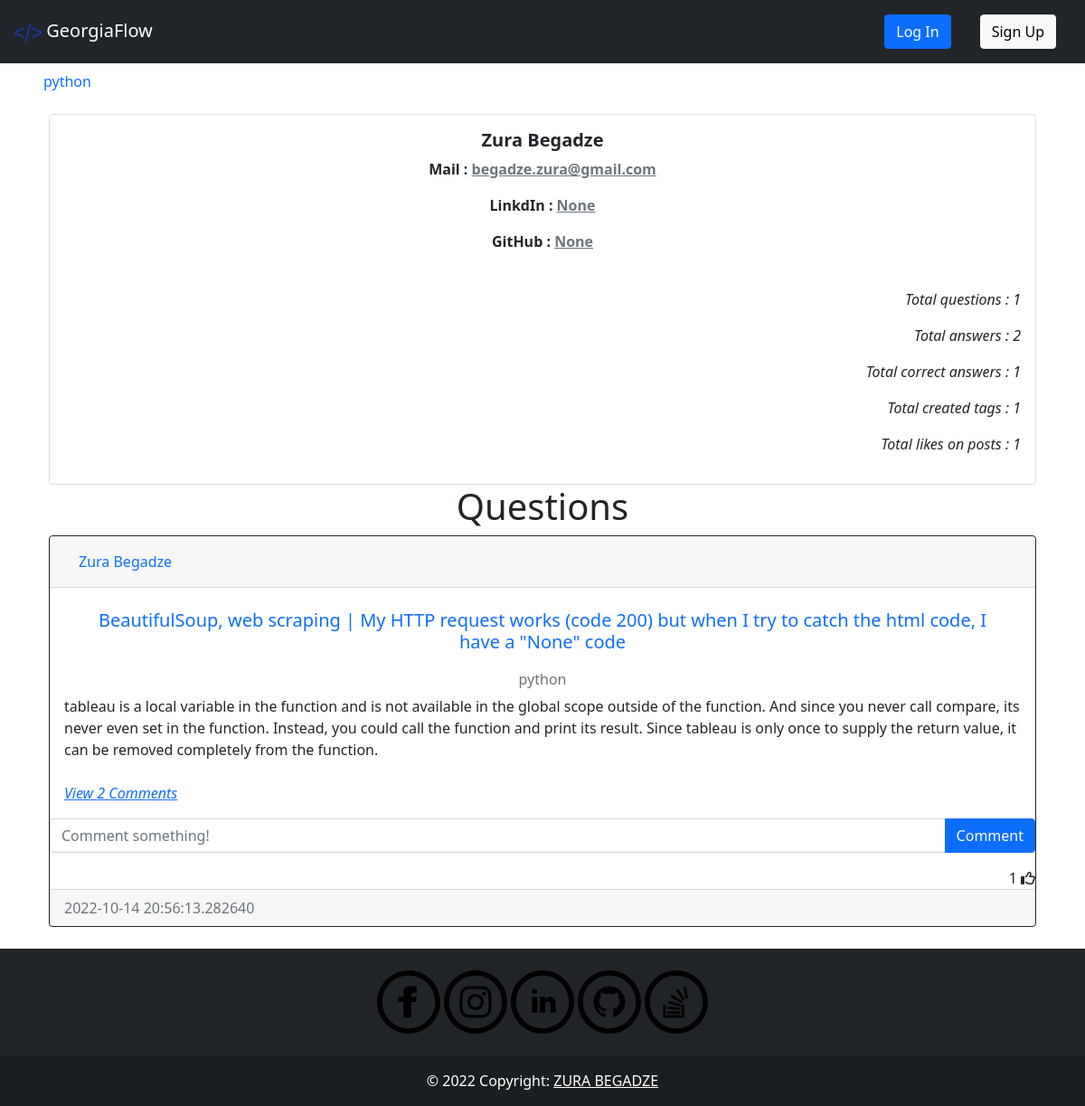
Page /user/1 on the committed database.
### question/models.py (models this page shows, shortened)
class Tag(db.Model):
    __tablename__='tag'
    id =db.Column(db.Integer, primary_key=True)
    name = db.Column(db.String(40), nullable = False, unique=True, index=True)
    date_created = db.Column(db.DateTime, default = datetime.utcnow())
    author = db.Column(db.Integer, db.ForeignKey('user.id', ondelete="CASCADE"), nullable=False)

class Post(db.Model):
    __tablename__='post'
    id = db.Column(db.Integer, primary_key=True)
    heading = db.Column(db.String(500), nullable = False, index=True, unique=True)
    text = db.Column(db.Text, nullable=False)
    date_created = db.Column(db.DateTime, default = datetime.utcnow())
    tags = db.Column(db.String, db.ForeignKey('tag.name', ondelete="CASCADE"), unique=False, nullable=False)
    author = db.Column(db.Integer, db.ForeignKey('user.id', ondelete="CASCADE"), nullable=False)
    comments = db.relationship('Comment', backref='post', passive_deletes=True)
    likes = db.relationship('Like', backref='post', passive_deletes=True)
    corrects = db.relationship('Correct', backref='post', passive_deletes=True)

### auth/models.py (models this page shows, shortened)
class User(db.Model, UserMixin):
    __tablename__ = 'user'
    id = db.Column(db.Integer, primary_key=True)
    fullname = db.Column(db.String(200), nullable = False, index=True)
    email = db.Column(db.String(100), nullable = False, unique = True, index=True)
    linkedin = db.Column(db.String(50),  nullable = False)
    github = db.Column(db.String(45),  nullable = False)
    date_created = db.Column(db.DateTime, default = datetime.utcnow())
    password_hash = db.Column(db.String(128))
    posts = db.relationship('Post', backref='user', passive_deletes=True)
    tags = db.relationship('Tag', backref='user', passive_deletes=True)
    comments = db.relationship('Comment', backref='user', passive_deletes=True)
    likes = db.relationship('Like', backref='user', passive_deletes=True)
    correct = db.relationship('Correct', backref='correct_user', passive_deletes=True)

### auth/views.py (the view, shortened to what this page needs)
@auth.route('/user/<user_id>', methods=['GET', 'POST'])
def get_user(user_id):
    user = User.query.filter_by(id = user_id).first()
    tags = Tag.query.order_by(Tag.name).all()
    form = questionForm()
    total_likes = 0
    if user.posts:
        for post in user.posts:
            for _ in post.likes:
                total_likes+=1
    correct_answers = 0
    if user.comments:
        for comment in user.comments:
            if comment.corrects:
                correct_answers+=1
    return render_template("profile.html", user = user, form=form, tags=tags, total_likes = total_likes, correct_answers=correct_answers)

### question/forms.py
class questionForm(FlaskForm):
    heading = StringField('heading', [Length(min=2, max=700), DataRequired(message='Question ')])
    text = TextAreaField('Question', [Length(min=2, max=1000), DataRequired(message='description')])
    ask = SubmitField("ASK")

### templates/profile.html (shortened to what this page needs)
{% extends 'base.html' %}
{% block content %}
    <div class="card text-center">
        <div class="card-body">
            <h5 class="card-title fw-bolder">{{user.fullname}}</h5>
            <p class="card-text fw-semibold">Mail : <a class="link-secondary" target="_blank" href="mailto:{{user.email}}">{{user.email}}</a></p>
            <p type="url" class="card-text fw-semibold" >LinkdIn : <a target="_blank" href="{{user.linkedin}}" class="link-secondary">{{user.linkedin}}</a></p>
            <p type="url" class="card-text fw-semibold">GitHub : <a target="_blank" href="{{user.github}}" class="link-secondary">{{user.github}}</a></p>
            <br />
            <p type="text" class="fw-normal text-right fst-italic">Total questions : {{user.posts|length}} </p>
            <p type="text" class="fw-normal text-right fst-italic">Total answers : {{user.comments|length}} </p>
            <p type="text" class="fw-normal text-right fst-italic">Total correct answers : {{correct_answers}} </p>
            <p type="text" class="fw-normal text-right fst-italic">Total created tags : {{user.tags|length}} </p>
            <p type="text" class="fw-normal text-right fst-italic">Total likes on posts : {{total_likes}} </p>
        </div>
    </div>
    {%if user.posts%}
    <h1 align="center">{% block header %}Questions{% endblock %}</h1>
    {%else%}
    <h1 align="center">No Questions to show</h1>
    {%endif%}
    <div id="posts">
    {% for post in user.posts|reverse %}
    <div class="card border-dark">
        <div class="card-header d-flex justify-content-between align-items-center">
            <a class="nav-item nav-link active" href="{{ url_for('auth.get_user', user_id=post.user.id) }}">{{post.user.fullname}}</a>
            <br />
        </div>
        <div class="card-body">
            <a class="card-title nav-item nav-link text-center" href="{{ url_for('post.post_detail', post_id=post.id) }}"><h5 >{{post.heading}}</h5></a>
            <h6 class="card-subtitle mb-2 text-muted text-center">{{post.tags}}</h6>
            <div class="card-text ">{{post.text}}</div>
            <br />
            <p class="card-text">
                {% if post.comments|length > 0 %}
                <a data-bs-toggle="collapse" href="#comments-{{post.id}}" role="button">
                <cite title="Source" >View {{post.comments|length}} Comments</cite>
                </a>
                {% else %}
                <small class="text-muted">No Comments</small>
                {% endif %}
            </p>
        </div>
        <form class="input-group mb-3" method="POST" action="/create-comment/{{post.id}}" >
            <input type="text" id="text"  name="text" class="form-control" placeholder="Comment something!" />
            <button type="submit" class="btn btn-primary">Comment</button>
        </form>
        <div class="text-right">
            <span id="likes-count-{{post.id}}">{{ post.likes|length }}</span>
            {% if current_user.id in post.likes|map(attribute="author")|list %}
            <i class="fas fa-thumbs-up" id="like-button-{{post.id}}" onclick="like('{{post.id}}')"></i>
            {% else %}
            <i class="far fa-thumbs-up" id="like-button-{{post.id}}" onclick="like('{{post.id}}')"></i>
            {% endif %}
        </div>
        <div class="card-footer text-muted">{{post.date_created}}</div>
    </div>
    <br/ > {% endfor %}
    </div>
{% endblock %}

### templates/base.html (shortened to what this page needs)
<!DOCTYPE html>
<html lang="en">
    <head>
        <link rel="stylesheet" href="{{ url_for('static', filename='css/index.css')}}"></link>
        <link rel="stylesheet" href="https://cdnjs.cloudflare.com/ajax/libs/font-awesome/4.7.0/css/font-awesome.min.css"/>
        <link rel="stylesheet" href="https://cdn.jsdelivr.net/npm/bootstrap@5.2.0/dist/css/bootstrap.min.css"/>
        <link rel="stylesheet" href="https://cdn.jsdelivr.net/npm/bootstrap@4.6.2/dist/css/bootstrap.min.css"/>
        <link rel="stylesheet" href="https://cdn.jsdelivr.net/npm/bootstrap@4.1.3/dist/css/bootstrap.min.css"/>
        <link rel="stylesheet" href="https://cdn.jsdelivr.net/npm/bootstrap@5.0.2/dist/css/bootstrap.min.css"/>
    </head>
    <body>
        <nav class="navbar navbar-expand-lg   navbar-dark bg-dark">
            <a class="navbar-brand" href="{{ url_for('api.index') }}"><img style="width:30px" src="{{ url_for('static', filename='images/newicon.png')}}"> GeorgiaFlow</a>
            <div class="collapse navbar-collapse" id="navbarTogglerDemo03">
                {%if current_user.is_authenticated %}
                    <div class="btn-group" style="margin-right:5%">
                        <button type="button" class="btn btn-sm btn-secondary dropdown-toggle" data-bs-toggle="dropdown">{{current_user.fullname}}</button>
                        <ul class="dropdown-menu">
                            <li>
                                <a class="dropdown-item" href="{{ url_for('auth.get_user', user_id=current_user.id) }}">{{current_user.fullname}}</a>
                            </li>
                            <li>
                                <a class="dropdown-item" href="{{ url_for('auth.update', user_id=current_user.id) }}">Update Profile</a>
                            </li>
                            <li>
                                <a class="dropdown-item" href="{{ url_for('auth.update_password', user_id=current_user.id) }}">Update Password</a>
                            </li>
                            <div class="dropdown-divider"></div>
                            <a class="dropdown-item" href="{{ url_for('auth.logout') }}">Log Out</a>
                            </div>
                        </ul>
                    </div>
                {%else%}
                    <a class="nav-link" href="{{ url_for('auth.login') }}"><button type="button" class="btn btn-primary">Log In</button></a>
                    <a class="nav-link" href="{{ url_for('auth.signup') }}"><button type="button" class="btn btn-light">Sign Up</button></a>
                {%endif%}
            </div>
        </nav>
        <nav class="navtag ">
            <ul class="navtagul">
                {%for tag in tags%}
                    <li><a class="navtaga nav-link" href="{{ url_for('post.tag_posts', tag_name=tag.name) }}">{{tag.name}}</a></li>
                {%endfor%}
            </ul>
        </nav>
        <div class="container">{% block content %}{% endblock %}</div>
        {%block footer%}
        <footer class="bg-dark text-center text-white">
            <div class="container p-4 pb-0">
                <section class="mb-4">
                    <a href="https://www.facebook.com/zura.begadze.35/" target="_blank"></a>
                    <a href="https://www.instagram.com/zura__begadze/" target="_blank"> </a>
                    <a href="https://www.linkedin.com/in/zura-begadze/" target="_blank"></a>
                    <a href="https://github.com/papitokarlo" target="_blank"></a>
                    <a href="https://stackoverflow.com/users/16176444/zura-begadze" target="_blank"> </a>
                </section>
            </div>
            <div class="text-center p-3" style="background-color: rgba(0, 0, 0, 0.2);">
                © 2022 Copyright:
                <a class="text-white" href="">ZURA BEGADZE</a>
            </div>
        </footer>
        {%endblock%}
    </body>
</html>

### static/css/index.css (style rules this page uses)
.navtag { position: relative; overflow: hidden; scroll-behavior: smooth; }
.navtagul { display: flex; overflow: auto; list-style: none; text-align: center; white-space: nowrap; background-color: rgba(rgb(124, 116, 116), green, blue, alpha); }
.navtaga { display: block; padding: .5rem .75rem; overflow: hidden; background-color: rgba(rgb(119, 136, 127), green, blue, alpha); }
svg { width: 70px; height: 70px; }

### rows in the picture
Tag: name "python"
User: fullname "Zura Begadze", email "begadze.zura@gmail.com", linkedin "None", github "None"
Post: user.fullname "Zura Begadze", heading "BeautifulSoup, web scraping | My HTTP request works (code 200) but when I try to catch the html code, I have a \"None\" code", tags "python", text "tableau is a local variable in the function and is not available in the global scope outside of the function. And since you never call compare, its never even set in the function. Instead, you could call the function and print its result. Since tableau is only once to supply the return value, it can be removed completely from the function.", comments|length "2", likes|length "1", date_created "2022-10-14 20:56:13.282640"

### other values in the picture
{{ user.posts|length }} "1"
{{ user.comments|length }} "2"
{{ correct_answers }} "1"
{{ user.tags|length }} "1"
{{ total_likes }} "1"
